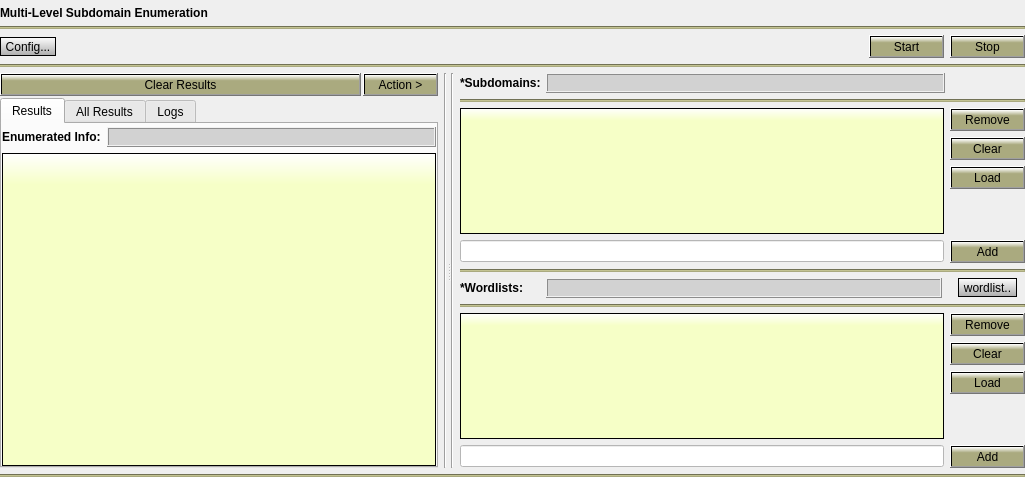
<?xml version="1.0" encoding="UTF-8"?>
<ui version="4.0">
 <class>Level</class>
 <widget class="QDialog" name="Level">
  <property name="geometry">
   <rect>
    <x>0</x>
    <y>0</y>
    <width>1025</width>
    <height>477</height>
   </rect>
  </property>
  <property name="windowTitle">
   <string>Dialog</string>
  </property>
  <layout class="QVBoxLayout" name="verticalLayout">
   <property name="leftMargin">
    <number>0</number>
   </property>
   <property name="topMargin">
    <number>6</number>
   </property>
   <property name="rightMargin">
    <number>0</number>
   </property>
   <property name="bottomMargin">
    <number>0</number>
   </property>
   <item>
    <layout class="QVBoxLayout" name="verticalLayout_25">
     <item>
      <widget class="QLabel" name="label_2">
       <property name="sizePolicy">
        <sizepolicy hsizetype="Preferred" vsizetype="Maximum">
         <horstretch>0</horstretch>
         <verstretch>0</verstretch>
        </sizepolicy>
       </property>
       <property name="font">
        <font>
         <weight>75</weight>
         <bold>true</bold>
        </font>
       </property>
       <property name="text">
        <string>Multi-Level Subdomain Enumeration</string>
       </property>
      </widget>
     </item>
     <item>
      <widget class="Line" name="line_18">
       <property name="styleSheet">
        <string notr="true">background-color: rgb(170, 170, 127);</string>
       </property>
       <property name="orientation">
        <enum>Qt::Horizontal</enum>
       </property>
      </widget>
     </item>
    </layout>
   </item>
   <item>
    <layout class="QVBoxLayout" name="verticalLayout_24">
     <item>
      <layout class="QHBoxLayout" name="horizontalLayout_23">
       <item>
        <widget class="QToolButton" name="toolButton_config">
         <property name="styleSheet">
          <string notr="true">background-color: qlineargradient(x1: 0, y1: 0, x2: 0, y2: 1.5, stop: 0 white, stop: 1 grey);
border-style: solid;
border-color: black;
border-width: 1px;
border-radius: 15px</string>
         </property>
         <property name="text">
          <string>Config...</string>
         </property>
        </widget>
       </item>
       <item>
        <spacer name="horizontalSpacer_2">
         <property name="orientation">
          <enum>Qt::Horizontal</enum>
         </property>
         <property name="sizeHint" stdset="0">
          <size>
           <width>40</width>
           <height>13</height>
          </size>
         </property>
        </spacer>
       </item>
       <item>
        <widget class="QPushButton" name="pushButton_start">
         <property name="styleSheet">
          <string notr="true">background-color: qlineargradient(x1: 0, y1: 0, x2: 0, y2: 1, stop: 0 white, stop: 0.3 rgb(170, 170, 127));</string>
         </property>
         <property name="text">
          <string>Start</string>
         </property>
        </widget>
       </item>
       <item>
        <widget class="QPushButton" name="pushButton_stop">
         <property name="styleSheet">
          <string notr="true">background-color: qlineargradient(x1: 0, y1: 0, x2: 0, y2: 1, stop: 0 white, stop: 0.3 rgb(170, 170, 127));</string>
         </property>
         <property name="text">
          <string>Stop</string>
         </property>
        </widget>
       </item>
      </layout>
     </item>
     <item>
      <widget class="Line" name="line_2">
       <property name="styleSheet">
        <string notr="true">background-color: rgb(170, 170, 127);</string>
       </property>
       <property name="orientation">
        <enum>Qt::Horizontal</enum>
       </property>
      </widget>
     </item>
    </layout>
   </item>
   <item>
    <layout class="QVBoxLayout" name="verticalLayout_28">
     <item>
      <widget class="QSplitter" name="splitter1">
       <property name="orientation">
        <enum>Qt::Horizontal</enum>
       </property>
       <widget class="QWidget" name="layoutWidget_9">
        <layout class="QHBoxLayout" name="horizontalLayout_17">
         <item>
          <layout class="QVBoxLayout" name="verticalLayout_12">
           <property name="spacing">
            <number>2</number>
           </property>
           <item>
            <layout class="QHBoxLayout" name="horizontalLayout_18">
             <item>
              <widget class="QPushButton" name="pushButton_clearResults">
               <property name="sizePolicy">
                <sizepolicy hsizetype="Preferred" vsizetype="Fixed">
                 <horstretch>0</horstretch>
                 <verstretch>0</verstretch>
                </sizepolicy>
               </property>
               <property name="minimumSize">
                <size>
                 <width>0</width>
                 <height>23</height>
                </size>
               </property>
               <property name="mouseTracking">
                <bool>false</bool>
               </property>
               <property name="focusPolicy">
                <enum>Qt::StrongFocus</enum>
               </property>
               <property name="styleSheet">
                <string notr="true">background-color: qlineargradient(x1: 0, y1: 0, x2: 0, y2: 1, stop: 0 white, stop: 0.3 rgb(170, 170, 127));</string>
               </property>
               <property name="text">
                <string>Clear Results</string>
               </property>
              </widget>
             </item>
             <item>
              <widget class="QPushButton" name="pushButton_action">
               <property name="sizePolicy">
                <sizepolicy hsizetype="Fixed" vsizetype="Fixed">
                 <horstretch>0</horstretch>
                 <verstretch>0</verstretch>
                </sizepolicy>
               </property>
               <property name="minimumSize">
                <size>
                 <width>75</width>
                 <height>23</height>
                </size>
               </property>
               <property name="font">
                <font>
                 <weight>50</weight>
                 <bold>false</bold>
                </font>
               </property>
               <property name="styleSheet">
                <string notr="true">background-color: qlineargradient(x1: 0, y1: 0, x2: 0, y2: 1, stop: 0 white, stop: 0.3 rgb(170, 170, 127));</string>
               </property>
               <property name="text">
                <string>Action &gt;</string>
               </property>
              </widget>
             </item>
            </layout>
           </item>
           <item>
            <widget class="QTabWidget" name="tabWidget_output_dnsRecords_2">
             <property name="currentIndex">
              <number>0</number>
             </property>
             <widget class="QWidget" name="tab_results">
              <attribute name="title">
               <string>Results</string>
              </attribute>
              <layout class="QVBoxLayout" name="verticalLayout_21">
               <property name="leftMargin">
                <number>0</number>
               </property>
               <property name="topMargin">
                <number>3</number>
               </property>
               <property name="rightMargin">
                <number>0</number>
               </property>
               <property name="bottomMargin">
                <number>0</number>
               </property>
               <item>
                <layout class="QHBoxLayout" name="horizontalLayout_19">
                 <item>
                  <widget class="QLabel" name="label_8">
                   <property name="sizePolicy">
                    <sizepolicy hsizetype="Maximum" vsizetype="Maximum">
                     <horstretch>0</horstretch>
                     <verstretch>0</verstretch>
                    </sizepolicy>
                   </property>
                   <property name="font">
                    <font>
                     <weight>75</weight>
                     <bold>true</bold>
                    </font>
                   </property>
                   <property name="text">
                    <string>Enumerated Info:</string>
                   </property>
                  </widget>
                 </item>
                 <item>
                  <widget class="QLabel" name="label_resultsCount">
                   <property name="sizePolicy">
                    <sizepolicy hsizetype="Preferred" vsizetype="Fixed">
                     <horstretch>0</horstretch>
                     <verstretch>0</verstretch>
                    </sizepolicy>
                   </property>
                   <property name="minimumSize">
                    <size>
                     <width>0</width>
                     <height>20</height>
                    </size>
                   </property>
                   <property name="maximumSize">
                    <size>
                     <width>16777215</width>
                     <height>20</height>
                    </size>
                   </property>
                   <property name="styleSheet">
                    <string notr="true">background-color: rgb(210, 210, 210);</string>
                   </property>
                   <property name="frameShape">
                    <enum>QFrame::Box</enum>
                   </property>
                   <property name="frameShadow">
                    <enum>QFrame::Raised</enum>
                   </property>
                   <property name="text">
                    <string/>
                   </property>
                  </widget>
                 </item>
                </layout>
               </item>
               <item>
                <widget class="QTableView" name="tableView_results">
                 <property name="contextMenuPolicy">
                  <enum>Qt::CustomContextMenu</enum>
                 </property>
                 <property name="styleSheet">
                  <string notr="true">QWidget#tableView_results{
background-color: qlineargradient(x1: 0, y1: 0, x2: 0, y2: 1, stop: 0 white, stop: 0.1  rgb(246, 255, 199));
border-style: solid;
border-color: black;
border-width: 1px;
border-radius: 0px;
}</string>
                 </property>
                 <property name="editTriggers">
                  <set>QAbstractItemView::NoEditTriggers</set>
                 </property>
                 <property name="showDropIndicator" stdset="0">
                  <bool>false</bool>
                 </property>
                 <property name="dragDropOverwriteMode">
                  <bool>false</bool>
                 </property>
                 <property name="selectionMode">
                  <enum>QAbstractItemView::ExtendedSelection</enum>
                 </property>
                 <property name="selectionBehavior">
                  <enum>QAbstractItemView::SelectItems</enum>
                 </property>
                 <property name="showGrid">
                  <bool>false</bool>
                 </property>
                 <property name="sortingEnabled">
                  <bool>true</bool>
                 </property>
                 <property name="cornerButtonEnabled">
                  <bool>false</bool>
                 </property>
                 <attribute name="horizontalHeaderMinimumSectionSize">
                  <number>200</number>
                 </attribute>
                 <attribute name="horizontalHeaderDefaultSectionSize">
                  <number>220</number>
                 </attribute>
                 <attribute name="verticalHeaderVisible">
                  <bool>false</bool>
                 </attribute>
                 <attribute name="verticalHeaderMinimumSectionSize">
                  <number>15</number>
                 </attribute>
                 <attribute name="verticalHeaderDefaultSectionSize">
                  <number>15</number>
                 </attribute>
                 <attribute name="verticalHeaderHighlightSections">
                  <bool>false</bool>
                 </attribute>
                </widget>
               </item>
              </layout>
             </widget>
             <widget class="QWidget" name="tab_allSubdomains">
              <attribute name="title">
               <string>All Results</string>
              </attribute>
              <layout class="QVBoxLayout" name="verticalLayout_30">
               <property name="leftMargin">
                <number>0</number>
               </property>
               <property name="topMargin">
                <number>3</number>
               </property>
               <property name="rightMargin">
                <number>0</number>
               </property>
               <property name="bottomMargin">
                <number>0</number>
               </property>
               <item>
                <layout class="QHBoxLayout" name="horizontalLayout_26">
                 <item>
                  <widget class="QLabel" name="label_12">
                   <property name="sizePolicy">
                    <sizepolicy hsizetype="Maximum" vsizetype="Maximum">
                     <horstretch>0</horstretch>
                     <verstretch>0</verstretch>
                    </sizepolicy>
                   </property>
                   <property name="font">
                    <font>
                     <weight>75</weight>
                     <bold>true</bold>
                    </font>
                   </property>
                   <property name="text">
                    <string>Subdomains Count:</string>
                   </property>
                  </widget>
                 </item>
                 <item>
                  <widget class="QLabel" name="label_allSubdomainsCount">
                   <property name="minimumSize">
                    <size>
                     <width>0</width>
                     <height>20</height>
                    </size>
                   </property>
                   <property name="maximumSize">
                    <size>
                     <width>16777215</width>
                     <height>20</height>
                    </size>
                   </property>
                   <property name="styleSheet">
                    <string notr="true">background-color: rgb(210, 210, 210);</string>
                   </property>
                   <property name="frameShape">
                    <enum>QFrame::Box</enum>
                   </property>
                   <property name="frameShadow">
                    <enum>QFrame::Raised</enum>
                   </property>
                   <property name="text">
                    <string/>
                   </property>
                  </widget>
                 </item>
                </layout>
               </item>
               <item>
                <widget class="QTableView" name="tableView_allSubdomains">
                 <property name="styleSheet">
                  <string notr="true">QWidget#tableView_allSubdomains{
background-color: qlineargradient(x1: 0, y1: 0, x2: 0, y2: 1, stop: 0 white, stop: 0.1  rgb(246, 255, 199));
border-style: solid;
border-color: black;
border-width: 1px;
border-radius: 0px;
}</string>
                 </property>
                 <property name="editTriggers">
                  <set>QAbstractItemView::NoEditTriggers</set>
                 </property>
                 <property name="showDropIndicator" stdset="0">
                  <bool>false</bool>
                 </property>
                 <property name="dragDropOverwriteMode">
                  <bool>false</bool>
                 </property>
                 <property name="showGrid">
                  <bool>false</bool>
                 </property>
                 <property name="sortingEnabled">
                  <bool>true</bool>
                 </property>
                 <property name="cornerButtonEnabled">
                  <bool>false</bool>
                 </property>
                 <attribute name="horizontalHeaderMinimumSectionSize">
                  <number>200</number>
                 </attribute>
                 <attribute name="horizontalHeaderDefaultSectionSize">
                  <number>220</number>
                 </attribute>
                 <attribute name="verticalHeaderVisible">
                  <bool>false</bool>
                 </attribute>
                 <attribute name="verticalHeaderMinimumSectionSize">
                  <number>15</number>
                 </attribute>
                 <attribute name="verticalHeaderDefaultSectionSize">
                  <number>15</number>
                 </attribute>
                 <attribute name="verticalHeaderHighlightSections">
                  <bool>false</bool>
                 </attribute>
                </widget>
               </item>
              </layout>
             </widget>
             <widget class="QWidget" name="tab_logs">
              <attribute name="title">
               <string>Logs</string>
              </attribute>
              <layout class="QVBoxLayout" name="verticalLayout_22">
               <property name="leftMargin">
                <number>0</number>
               </property>
               <property name="topMargin">
                <number>0</number>
               </property>
               <property name="rightMargin">
                <number>0</number>
               </property>
               <property name="bottomMargin">
                <number>0</number>
               </property>
               <item>
                <widget class="QListWidget" name="listWidget_logs">
                 <property name="font">
                  <font>
                   <family>MS Shell Dlg 2</family>
                   <pointsize>8</pointsize>
                  </font>
                 </property>
                 <property name="styleSheet">
                  <string notr="true">QWidget#listWidget_logs{
background-color: qlineargradient(x1: 0, y1: 0, x2: 0, y2: 1, stop: 0 white, stop: 0.1  rgb(246, 255, 199));
border-style: solid;
border-color: black;
border-width: 1px;
border-radius: 0px;
}
QListWidget::item:selected {
background-color:  rgb(199, 199, 149);
color: black;}
QListWidget::item:hover{
background-color: rgb(230, 230, 172);
}</string>
                 </property>
                </widget>
               </item>
              </layout>
             </widget>
            </widget>
           </item>
          </layout>
         </item>
         <item>
          <widget class="Line" name="line_14">
           <property name="orientation">
            <enum>Qt::Vertical</enum>
           </property>
          </widget>
         </item>
        </layout>
       </widget>
       <widget class="QWidget" name="layoutWidget">
        <layout class="QHBoxLayout" name="horizontalLayout_25">
         <item>
          <widget class="Line" name="line_15">
           <property name="orientation">
            <enum>Qt::Vertical</enum>
           </property>
          </widget>
         </item>
         <item>
          <layout class="QVBoxLayout" name="verticalLayout_27">
           <item>
            <layout class="QVBoxLayout" name="verticalLayout_26">
             <item>
              <layout class="QHBoxLayout" name="horizontalLayout_20">
               <item>
                <widget class="QLabel" name="label_3">
                 <property name="sizePolicy">
                  <sizepolicy hsizetype="Fixed" vsizetype="Maximum">
                   <horstretch>0</horstretch>
                   <verstretch>0</verstretch>
                  </sizepolicy>
                 </property>
                 <property name="minimumSize">
                  <size>
                   <width>80</width>
                   <height>0</height>
                  </size>
                 </property>
                 <property name="maximumSize">
                  <size>
                   <width>80</width>
                   <height>16777215</height>
                  </size>
                 </property>
                 <property name="font">
                  <font>
                   <weight>75</weight>
                   <bold>true</bold>
                  </font>
                 </property>
                 <property name="text">
                  <string>*Subdomains:</string>
                 </property>
                </widget>
               </item>
               <item>
                <widget class="QLabel" name="label_subdomainsCount">
                 <property name="sizePolicy">
                  <sizepolicy hsizetype="Preferred" vsizetype="Preferred">
                   <horstretch>0</horstretch>
                   <verstretch>0</verstretch>
                  </sizepolicy>
                 </property>
                 <property name="minimumSize">
                  <size>
                   <width>20</width>
                   <height>20</height>
                  </size>
                 </property>
                 <property name="styleSheet">
                  <string notr="true">background-color: rgb(210, 210, 210);</string>
                 </property>
                 <property name="frameShape">
                  <enum>QFrame::Box</enum>
                 </property>
                 <property name="frameShadow">
                  <enum>QFrame::Raised</enum>
                 </property>
                 <property name="text">
                  <string/>
                 </property>
                </widget>
               </item>
               <item>
                <spacer name="horizontalSpacer_7">
                 <property name="orientation">
                  <enum>Qt::Horizontal</enum>
                 </property>
                 <property name="sizeType">
                  <enum>QSizePolicy::Fixed</enum>
                 </property>
                 <property name="sizeHint" stdset="0">
                  <size>
                   <width>80</width>
                   <height>20</height>
                  </size>
                 </property>
                </spacer>
               </item>
              </layout>
             </item>
             <item>
              <widget class="Line" name="line_20">
               <property name="styleSheet">
                <string notr="true">background-color: rgb(170, 170, 127);</string>
               </property>
               <property name="orientation">
                <enum>Qt::Horizontal</enum>
               </property>
              </widget>
             </item>
             <item>
              <layout class="QHBoxLayout" name="horizontalLayout_24">
               <item>
                <widget class="QTableView" name="tableView_subdomains">
                 <property name="styleSheet">
                  <string notr="true">QWidget#tableView_subdomains{
background-color: qlineargradient(x1: 0, y1: 0, x2: 0, y2: 1, stop: 0 white, stop: 0.1  rgb(246, 255, 199));
border-style: solid;
border-color: black;
border-width: 1px;
border-radius: 0px;
}</string>
                 </property>
                 <property name="editTriggers">
                  <set>QAbstractItemView::NoEditTriggers</set>
                 </property>
                 <property name="showDropIndicator" stdset="0">
                  <bool>false</bool>
                 </property>
                 <property name="dragDropOverwriteMode">
                  <bool>false</bool>
                 </property>
                 <property name="showGrid">
                  <bool>false</bool>
                 </property>
                 <property name="sortingEnabled">
                  <bool>true</bool>
                 </property>
                 <property name="cornerButtonEnabled">
                  <bool>false</bool>
                 </property>
                 <attribute name="horizontalHeaderMinimumSectionSize">
                  <number>200</number>
                 </attribute>
                 <attribute name="horizontalHeaderDefaultSectionSize">
                  <number>200</number>
                 </attribute>
                 <attribute name="verticalHeaderVisible">
                  <bool>false</bool>
                 </attribute>
                 <attribute name="verticalHeaderMinimumSectionSize">
                  <number>15</number>
                 </attribute>
                 <attribute name="verticalHeaderDefaultSectionSize">
                  <number>15</number>
                 </attribute>
                 <attribute name="verticalHeaderHighlightSections">
                  <bool>false</bool>
                 </attribute>
                </widget>
               </item>
               <item>
                <layout class="QVBoxLayout" name="verticalLayout_5">
                 <item>
                  <widget class="QPushButton" name="pushButton_removeSubdomains">
                   <property name="styleSheet">
                    <string notr="true">background-color: qlineargradient(x1: 0, y1: 0, x2: 0, y2: 1, stop: 0 white, stop: 0.3 rgb(170, 170, 127));</string>
                   </property>
                   <property name="text">
                    <string>Remove</string>
                   </property>
                  </widget>
                 </item>
                 <item>
                  <widget class="QPushButton" name="pushButton_clearSubdomains">
                   <property name="styleSheet">
                    <string notr="true">background-color: qlineargradient(x1: 0, y1: 0, x2: 0, y2: 1, stop: 0 white, stop: 0.3 rgb(170, 170, 127));</string>
                   </property>
                   <property name="text">
                    <string>Clear</string>
                   </property>
                  </widget>
                 </item>
                 <item>
                  <widget class="QPushButton" name="pushButton_loadSubdomains">
                   <property name="styleSheet">
                    <string notr="true">background-color: qlineargradient(x1: 0, y1: 0, x2: 0, y2: 1, stop: 0 white, stop: 0.3 rgb(170, 170, 127));</string>
                   </property>
                   <property name="text">
                    <string>Load</string>
                   </property>
                  </widget>
                 </item>
                 <item>
                  <spacer name="verticalSpacer_2">
                   <property name="orientation">
                    <enum>Qt::Vertical</enum>
                   </property>
                   <property name="sizeHint" stdset="0">
                    <size>
                     <width>20</width>
                     <height>40</height>
                    </size>
                   </property>
                  </spacer>
                 </item>
                </layout>
               </item>
              </layout>
             </item>
             <item>
              <layout class="QHBoxLayout" name="horizontalLayout">
               <item>
                <widget class="QLineEdit" name="lineEdit_subdomains">
                 <property name="styleSheet">
                  <string notr="true">background-color: rgb(255, 255, 255);</string>
                 </property>
                </widget>
               </item>
               <item>
                <widget class="QPushButton" name="pushButton_addSubdomains">
                 <property name="styleSheet">
                  <string notr="true">background-color: qlineargradient(x1: 0, y1: 0, x2: 0, y2: 1, stop: 0 white, stop: 0.3 rgb(170, 170, 127));</string>
                 </property>
                 <property name="text">
                  <string>Add</string>
                 </property>
                </widget>
               </item>
              </layout>
             </item>
            </layout>
           </item>
           <item>
            <layout class="QVBoxLayout" name="verticalLayout_6">
             <item>
              <widget class="Line" name="line_16">
               <property name="styleSheet">
                <string notr="true">background-color: rgb(170, 170, 127);</string>
               </property>
               <property name="orientation">
                <enum>Qt::Horizontal</enum>
               </property>
              </widget>
             </item>
             <item>
              <layout class="QHBoxLayout" name="theLayout_2">
               <item>
                <widget class="QLabel" name="label_10">
                 <property name="sizePolicy">
                  <sizepolicy hsizetype="Fixed" vsizetype="Preferred">
                   <horstretch>0</horstretch>
                   <verstretch>0</verstretch>
                  </sizepolicy>
                 </property>
                 <property name="minimumSize">
                  <size>
                   <width>80</width>
                   <height>0</height>
                  </size>
                 </property>
                 <property name="maximumSize">
                  <size>
                   <width>80</width>
                   <height>16777215</height>
                  </size>
                 </property>
                 <property name="font">
                  <font>
                   <weight>75</weight>
                   <bold>true</bold>
                  </font>
                 </property>
                 <property name="text">
                  <string>*Wordlists:</string>
                 </property>
                </widget>
               </item>
               <item>
                <widget class="QLabel" name="label_wordlistCount">
                 <property name="sizePolicy">
                  <sizepolicy hsizetype="Preferred" vsizetype="Maximum">
                   <horstretch>0</horstretch>
                   <verstretch>0</verstretch>
                  </sizepolicy>
                 </property>
                 <property name="minimumSize">
                  <size>
                   <width>0</width>
                   <height>20</height>
                  </size>
                 </property>
                 <property name="maximumSize">
                  <size>
                   <width>16777215</width>
                   <height>20</height>
                  </size>
                 </property>
                 <property name="font">
                  <font>
                   <weight>75</weight>
                   <bold>true</bold>
                  </font>
                 </property>
                 <property name="styleSheet">
                  <string notr="true">background-color: rgb(210, 210, 210);</string>
                 </property>
                 <property name="frameShape">
                  <enum>QFrame::Box</enum>
                 </property>
                 <property name="frameShadow">
                  <enum>QFrame::Raised</enum>
                 </property>
                 <property name="text">
                  <string/>
                 </property>
                </widget>
               </item>
               <item>
                <spacer name="horizontalSpacer">
                 <property name="orientation">
                  <enum>Qt::Horizontal</enum>
                 </property>
                 <property name="sizeType">
                  <enum>QSizePolicy::Fixed</enum>
                 </property>
                 <property name="sizeHint" stdset="0">
                  <size>
                   <width>10</width>
                   <height>20</height>
                  </size>
                 </property>
                </spacer>
               </item>
               <item>
                <widget class="QToolButton" name="toolButton_wordlist">
                 <property name="styleSheet">
                  <string notr="true">background-color: qlineargradient(x1: 0, y1: 0, x2: 0, y2: 1.5, stop: 0 white, stop: 1 grey);
border-style: solid;
border-color: black;
border-width: 1px;
border-radius: 15px</string>
                 </property>
                 <property name="text">
                  <string>wordlist..</string>
                 </property>
                </widget>
               </item>
               <item>
                <spacer name="horizontalSpacer_3">
                 <property name="orientation">
                  <enum>Qt::Horizontal</enum>
                 </property>
                 <property name="sizeType">
                  <enum>QSizePolicy::Fixed</enum>
                 </property>
                 <property name="sizeHint" stdset="0">
                  <size>
                   <width>8</width>
                   <height>20</height>
                  </size>
                 </property>
                </spacer>
               </item>
              </layout>
             </item>
             <item>
              <widget class="Line" name="line_19">
               <property name="styleSheet">
                <string notr="true">background-color: rgb(170, 170, 127);</string>
               </property>
               <property name="orientation">
                <enum>Qt::Horizontal</enum>
               </property>
              </widget>
             </item>
             <item>
              <layout class="QHBoxLayout" name="horizontalLayout_21">
               <item>
                <widget class="QListWidget" name="listWidget_wordlist">
                 <property name="font">
                  <font>
                   <family>MS Shell Dlg 2</family>
                   <pointsize>8</pointsize>
                  </font>
                 </property>
                 <property name="styleSheet">
                  <string notr="true">QWidget#listWidget_wordlist{
background-color: qlineargradient(x1: 0, y1: 0, x2: 0, y2: 1, stop: 0 white, stop: 0.1  rgb(246, 255, 199));
border-style: solid;
border-color: black;
border-width: 1px;
border-radius: 0px;
}
QListWidget::item:selected {
background-color:  rgb(199, 199, 149);
color: black;}
QListWidget::item:hover{
background-color: rgb(230, 230, 172);
}</string>
                 </property>
                 <property name="editTriggers">
                  <set>QAbstractItemView::DoubleClicked</set>
                 </property>
                 <property name="selectionMode">
                  <enum>QAbstractItemView::ExtendedSelection</enum>
                 </property>
                 <property name="selectionRectVisible">
                  <bool>true</bool>
                 </property>
                 <property name="sortingEnabled">
                  <bool>false</bool>
                 </property>
                </widget>
               </item>
               <item>
                <layout class="QVBoxLayout" name="verticalLayout_23">
                 <item>
                  <widget class="QPushButton" name="pushButton_removeWordlist">
                   <property name="minimumSize">
                    <size>
                     <width>75</width>
                     <height>23</height>
                    </size>
                   </property>
                   <property name="styleSheet">
                    <string notr="true">background-color: qlineargradient(x1: 0, y1: 0, x2: 0, y2: 1, stop: 0 white, stop: 0.3 rgb(170, 170, 127));</string>
                   </property>
                   <property name="text">
                    <string>Remove</string>
                   </property>
                  </widget>
                 </item>
                 <item>
                  <widget class="QPushButton" name="pushButton_clearWordlist">
                   <property name="sizePolicy">
                    <sizepolicy hsizetype="Fixed" vsizetype="Fixed">
                     <horstretch>0</horstretch>
                     <verstretch>0</verstretch>
                    </sizepolicy>
                   </property>
                   <property name="minimumSize">
                    <size>
                     <width>75</width>
                     <height>23</height>
                    </size>
                   </property>
                   <property name="styleSheet">
                    <string notr="true">background-color: qlineargradient(x1: 0, y1: 0, x2: 0, y2: 1, stop: 0 white, stop: 0.3 rgb(170, 170, 127));</string>
                   </property>
                   <property name="text">
                    <string>Clear</string>
                   </property>
                  </widget>
                 </item>
                 <item>
                  <widget class="QPushButton" name="pushButton_loadWordlist">
                   <property name="sizePolicy">
                    <sizepolicy hsizetype="Fixed" vsizetype="Fixed">
                     <horstretch>0</horstretch>
                     <verstretch>0</verstretch>
                    </sizepolicy>
                   </property>
                   <property name="minimumSize">
                    <size>
                     <width>75</width>
                     <height>23</height>
                    </size>
                   </property>
                   <property name="styleSheet">
                    <string notr="true">background-color: qlineargradient(x1: 0, y1: 0, x2: 0, y2: 1, stop: 0 white, stop: 0.3 rgb(170, 170, 127));</string>
                   </property>
                   <property name="text">
                    <string>Load</string>
                   </property>
                  </widget>
                 </item>
                 <item>
                  <spacer name="verticalSpacer_4">
                   <property name="orientation">
                    <enum>Qt::Vertical</enum>
                   </property>
                   <property name="sizeHint" stdset="0">
                    <size>
                     <width>20</width>
                     <height>40</height>
                    </size>
                   </property>
                  </spacer>
                 </item>
                </layout>
               </item>
              </layout>
             </item>
             <item>
              <layout class="QHBoxLayout" name="horizontalLayout_22">
               <item>
                <widget class="QLineEdit" name="lineEdit_wordlist">
                 <property name="styleSheet">
                  <string notr="true">background-color: rgb(255, 255, 255);</string>
                 </property>
                </widget>
               </item>
               <item>
                <widget class="QPushButton" name="pushButton_addWordlist">
                 <property name="sizePolicy">
                  <sizepolicy hsizetype="Fixed" vsizetype="Fixed">
                   <horstretch>0</horstretch>
                   <verstretch>0</verstretch>
                  </sizepolicy>
                 </property>
                 <property name="minimumSize">
                  <size>
                   <width>75</width>
                   <height>23</height>
                  </size>
                 </property>
                 <property name="styleSheet">
                  <string notr="true">background-color: qlineargradient(x1: 0, y1: 0, x2: 0, y2: 1, stop: 0 white, stop: 0.3 rgb(170, 170, 127));</string>
                 </property>
                 <property name="text">
                  <string>Add</string>
                 </property>
                </widget>
               </item>
              </layout>
             </item>
            </layout>
           </item>
          </layout>
         </item>
        </layout>
       </widget>
      </widget>
     </item>
     <item>
      <widget class="Line" name="line_17">
       <property name="styleSheet">
        <string notr="true">background-color: rgb(170, 170, 127);</string>
       </property>
       <property name="orientation">
        <enum>Qt::Horizontal</enum>
       </property>
      </widget>
     </item>
    </layout>
   </item>
  </layout>
 </widget>
 <resources/>
 <connections/>
</ui>
